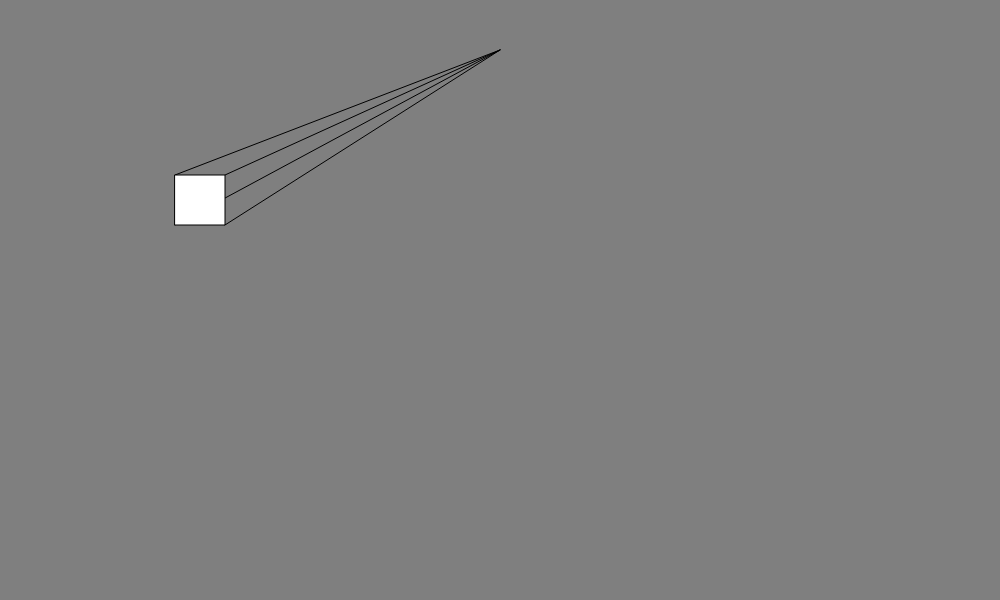
Frame 1 (no input)
Frame 60 (no input): identical to frame 1, image omitted
Frame 120 (the mouse pressed at the canvas centre since frame 60): identical to frame 1, image omitted

The p5.js sketch that drew this single still picture (run headless with seeded random() and noise() and a simulated clock; from frame 60 on, the mouse is pressed at the canvas centre):

// p5.js sketch
// ── sketch.js
//Global Variables
let x = 200;
let y = 200;

function setup() {
  // put setup code here
  createCanvas(1000,600)
}


function draw() {
   background(127);
  //Lines attached to square
  line(x-25,y-25,500,50);
  line(x-25,y+25,500,50);
  line(x+25,y-25,500,50);
  line(x+25,y+25,500,50);

  //square
  rectMode(CENTER)
  rect(x,y,50,50);

  //Movement and Random color changes
  if (keyIsDown(LEFT_ARROW)) {
    x -= 5;
      fill(random(0,255),0,0);
  }

  if (keyIsDown(RIGHT_ARROW)) {
    x += 5;
      fill(0,random(0,255),0);
  }

  if (keyIsDown(UP_ARROW)) {
    y -= 5;
    fill(0,0,random(0,255));
  }

  if (keyIsDown(DOWN_ARROW)) {
    y += 5;
    fill(random(0,255));
  }
}
